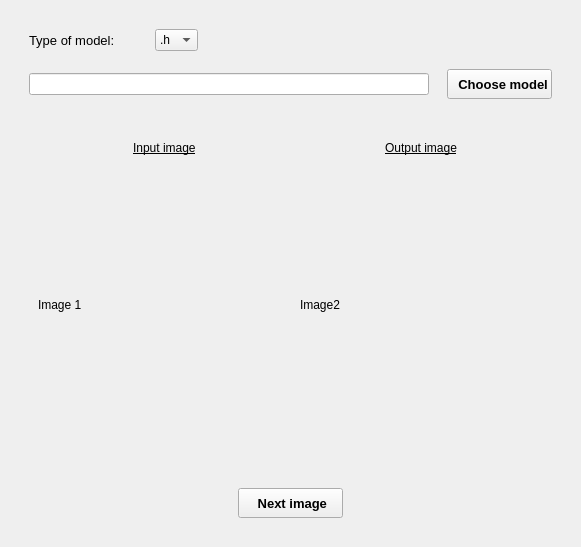
            <widget class="QWidget" name="test_page">
             <layout class="QVBoxLayout" name="verticalLayout_13">
              <item alignment="Qt::AlignTop">
               <widget class="QWidget" name="widget" native="true">
                <layout class="QVBoxLayout" name="verticalLayout_14">
                 <property name="spacing">
                  <number>0</number>
                 </property>
                 <property name="bottomMargin">
                  <number>0</number>
                 </property>
                 <item alignment="Qt::AlignLeft">
                  <widget class="QWidget" name="widget_21" native="true">
                   <layout class="QHBoxLayout" name="horizontalLayout_22">
                    <property name="spacing">
                     <number>40</number>
                    </property>
                    <item>
                     <widget class="QLabel" name="label_4">
                      <property name="font">
                       <font>
                        <pointsize>10</pointsize>
                       </font>
                      </property>
                      <property name="text">
                       <string>Type of model:</string>
                      </property>
                     </widget>
                    </item>
                    <item>
                     <widget class="QComboBox" name="type_model">
                      <item>
                       <property name="text">
                        <string>.h</string>
                       </property>
                      </item>
                      <item>
                       <property name="text">
                        <string>.trt</string>
                       </property>
                      </item>
                     </widget>
                    </item>
                   </layout>
                  </widget>
                 </item>
                 <item alignment="Qt::AlignLeft">
                  <widget class="QWidget" name="widget_22" native="true">
                   <layout class="QHBoxLayout" name="horizontalLayout_23">
                    <property name="spacing">
                     <number>18</number>
                    </property>
                    <item>
                     <widget class="QLineEdit" name="choose_file_name">
                      <property name="minimumSize">
                       <size>
                        <width>400</width>
                        <height>0</height>
                       </size>
                      </property>
                      <property name="readOnly">
                       <bool>true</bool>
                      </property>
                     </widget>
                    </item>
                    <item alignment="Qt::AlignHCenter">
                     <widget class="QPushButton" name="choose_file">
                      <property name="minimumSize">
                       <size>
                        <width>105</width>
                        <height>30</height>
                       </size>
                      </property>
                      <property name="font">
                       <font>
                        <pointsize>10</pointsize>
                        <weight>75</weight>
                        <bold>true</bold>
                       </font>
                      </property>
                      <property name="cursor">
                       <cursorShape>PointingHandCursor</cursorShape>
                      </property>
                      <property name="text">
                       <string>  Choose model</string>
                      </property>
                     </widget>
                    </item>
                   </layout>
                  </widget>
                 </item>
                </layout>
               </widget>
              </item>
              <item>
               <widget class="QWidget" name="widget_20" native="true">
                <property name="sizePolicy">
                 <sizepolicy hsizetype="Preferred" vsizetype="Expanding">
                  <horstretch>0</horstretch>
                  <verstretch>0</verstretch>
                 </sizepolicy>
                </property>
                <layout class="QVBoxLayout" name="verticalLayout_15">
                 <item>
                  <widget class="QWidget" name="widget_23" native="true">
                   <property name="sizePolicy">
                    <sizepolicy hsizetype="Preferred" vsizetype="Expanding">
                     <horstretch>0</horstretch>
                     <verstretch>0</verstretch>
                    </sizepolicy>
                   </property>
                   <layout class="QHBoxLayout" name="horizontalLayout_24">
                    <property name="spacing">
                     <number>0</number>
                    </property>
                    <item>
                     <widget class="QWidget" name="widget_25" native="true">
                      <layout class="QVBoxLayout" name="verticalLayout_17">
                       <property name="spacing">
                        <number>0</number>
                       </property>
                       <property name="rightMargin">
                        <number>0</number>
                       </property>
                       <item alignment="Qt::AlignHCenter|Qt::AlignTop">
                        <widget class="QLabel" name="label_27">
                         <property name="font">
                          <font>
                           <underline>true</underline>
                          </font>
                         </property>
                         <property name="text">
                          <string>Input image</string>
                         </property>
                        </widget>
                       </item>
                       <item>
                        <widget class="QLabel" name="label_28">
                         <property name="sizePolicy">
                          <sizepolicy hsizetype="Preferred" vsizetype="Expanding">
                           <horstretch>0</horstretch>
                           <verstretch>0</verstretch>
                          </sizepolicy>
                         </property>
                         <property name="minimumSize">
                          <size>
                           <width>0</width>
                           <height>300</height>
                          </size>
                         </property>
                         <property name="styleSheet">
                          <string notr="true">border-right: 2px solid #000</string>
                         </property>
                         <property name="text">
                          <string>Image 1</string>
                         </property>
                        </widget>
                       </item>
                      </layout>
                     </widget>
                    </item>
                    <item>
                     <widget class="QWidget" name="widget_26" native="true">
                      <layout class="QVBoxLayout" name="verticalLayout_18">
                       <property name="spacing">
                        <number>0</number>
                       </property>
                       <item alignment="Qt::AlignHCenter|Qt::AlignTop">
                        <widget class="QLabel" name="label_29">
                         <property name="font">
                          <font>
                           <underline>true</underline>
                          </font>
                         </property>
                         <property name="text">
                          <string>Output image</string>
                         </property>
                        </widget>
                       </item>
                       <item>
                        <widget class="QLabel" name="label_30">
                         <property name="sizePolicy">
                          <sizepolicy hsizetype="Preferred" vsizetype="Expanding">
                           <horstretch>0</horstretch>
                           <verstretch>0</verstretch>
                          </sizepolicy>
                         </property>
                         <property name="minimumSize">
                          <size>
                           <width>0</width>
                           <height>300</height>
                          </size>
                         </property>
                         <property name="text">
                          <string>Image2</string>
                         </property>
                        </widget>
                       </item>
                      </layout>
                     </widget>
                    </item>
                   </layout>
                  </widget>
                 </item>
                 <item alignment="Qt::AlignHCenter|Qt::AlignBottom">
                  <widget class="QWidget" name="widget_24" native="true">
                   <layout class="QVBoxLayout" name="verticalLayout_16">
                    <item alignment="Qt::AlignHCenter|Qt::AlignVCenter">
                     <widget class="QPushButton" name="next_image_btn">
                      <property name="minimumSize">
                       <size>
                        <width>105</width>
                        <height>30</height>
                       </size>
                      </property>
                      <property name="font">
                       <font>
                        <pointsize>10</pointsize>
                        <weight>75</weight>
                        <bold>true</bold>
                       </font>
                      </property>
                      <property name="cursor">
                       <cursorShape>PointingHandCursor</cursorShape>
                      </property>
                      <property name="text">
                       <string> Next image</string>
                      </property>
                      <property name="icon">
                       <iconset>
                        <normaloff>QSS/Icons/arrow-right_focus.png</normaloff>QSS/Icons/arrow-right_focus.png</iconset>
                      </property>
                     </widget>
                    </item>
                   </layout>
                  </widget>
                 </item>
                </layout>
               </widget>
              </item>
             </layout>
            </widget>
